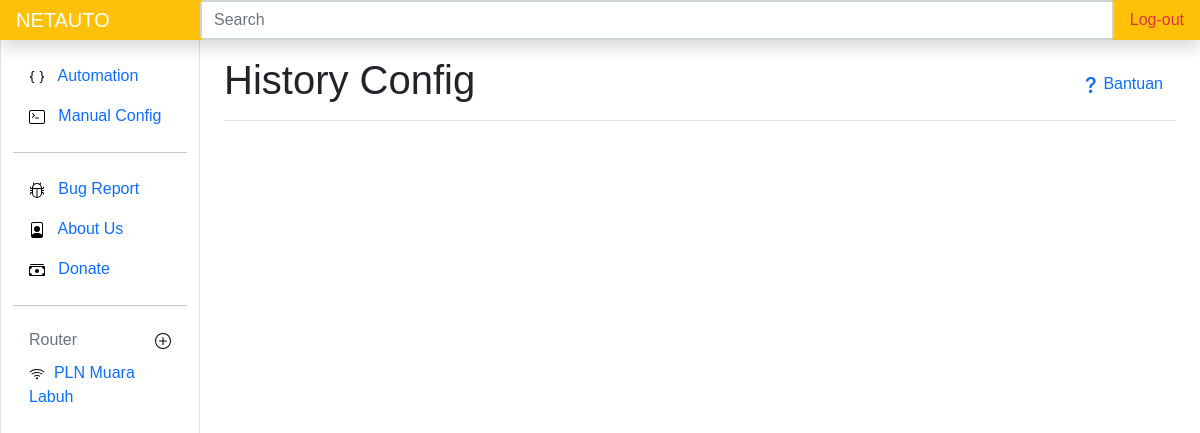
The page /configlog on the database as committed earlier.
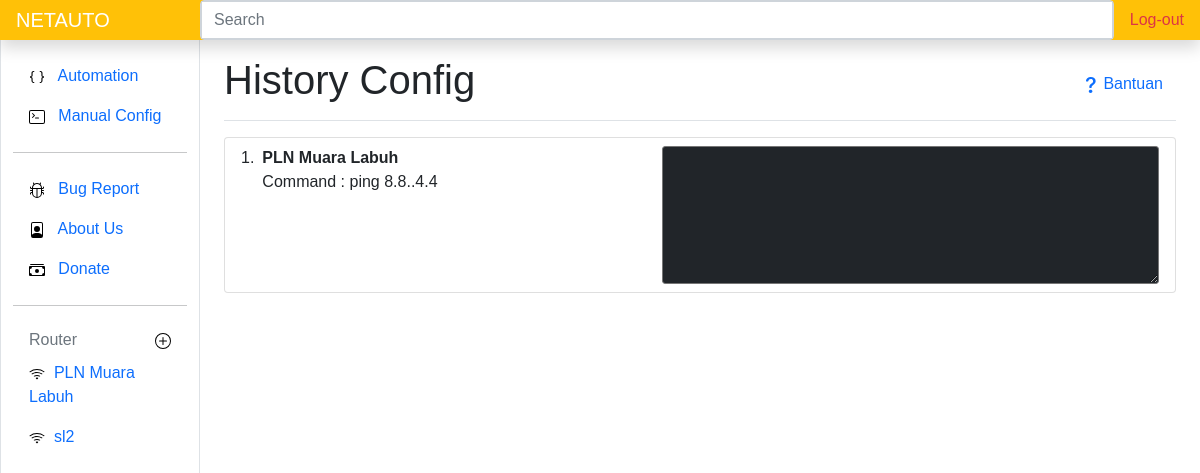
The same page on the database as committed later.
### routerapp/models.py (models this page shows)
class Routerm(models.Model):
    nama = models.CharField(max_length=50)
    host = models.CharField(max_length=50)
    user = models.CharField(max_length=30)
    password = models.CharField(max_length=50, blank=True)
    kecepatan_download = models.IntegerField(blank=True)
    kecepatan_upload = models.IntegerField(blank=True)
    pub_date = models.DateField(auto_now=True)
    def __str__(self):
        return self.nama

class Manualcommand(models.Model):
    host = models.ForeignKey(Routerm, on_delete=models.CASCADE)
    command = models.CharField(max_length=255)
    output = models.TextField(blank=True)
    time = models.DateTimeField(auto_now_add=True)

### routerapp/views.py (the view)
# urls.py: path('configlog',views.configlog, name='configlogurl')
@csrf_exempt
def configlog(request):
    routerside = Routerm.objects.all()
    if request.method == 'POST':
        keyword=request.POST['keyword']
        data = Manualcommand.objects.filter(Q(command__contains=keyword)|Q(output__contains=keyword))
        context = {
            "log" : data,
            'routerside': routerside
        }
        return render(request,'configlog.html', context)
    else:
        data = Manualcommand.objects.all()
        context = {
            "log" : data,
            'routerside': routerside
        }
        return render(request,'configlog.html', context)

### routerapp/templates/configlog.html (shortened to what this page needs)
{% extends 'base.html' %}
{% load static %}
{% block judul %} History Config {% endblock judul %}
{% block content %}
<ol class="list-group list-group-numbered">
  {% for log in log %}
  <li class="list-group-item d-flex justify-content-between align-items-start">
    <div class="ms-2 me-auto">
      <div class="fw-bold">{{log.host}}</div>
      Command : {{log.command}}
    </div>
    <textarea class="rounded-1 bg-dark p-2 text-white-50" name="" id="" cols="50" rows="5">{{log.output}}</textarea>
  </li>
  {% endfor %}
</ol>
{% endblock content %} {% block routerside %}
{% for router in routerside|slice:":1"%}
   {% include 'routerside.html' %}
 {% endfor %} {% endblock routerside %}

### templates/base.html (shortened to what this page needs)
{% load static %}
<!DOCTYPE html>
<html lang="en">
{% url 'manual' as manual_url %}
{% url 'show' as show_url %}
<head>
  <link rel="stylesheet" href="{% static 'css/bootstrap.css' %}">
  <link rel="stylesheet" href="//code.jquery.com/ui/1.12.1/themes/base/jquery-ui.css">
  <link rel="stylesheet" href="{% static 'css/stayle.css' %}" />
</head>
<body>
  <header class="navbar navbar-dark sticky-top bg-warning flex-md-nowrap p-0 shadow">
    <a class="navbar-brand col-md-3 col-lg-2 me-0 px-3 ml-5" href="{% url 'show' %}">NETAUTO</a>
    <form class="form-control p-0" method="POST" action="{% url 'configlogurl' %}">
      <input id="searhid" name="keyword" class="form-control form-control-dark w-100 rounded-0" type="text" placeholder="Search"
        aria-label="Search" />
    </form>
    <ul class="navbar-nav px-3">
      <li class="nav-item text-nowrap ">
        <a class="nav-link text-danger" href="{% url 'logout' %}">Log-out</a>
      </li>
    </ul>
  </header>
  <div class="container-fluid">
    <div class="row">
      <nav id="sidebarMenu" class="col-md-3 col-lg-2 d-md-block border-top-0 bg-white sidebar border border-1 collapse position-fixed h-100 "
        >
        <div class=" pt-3 ">
          <ul class="nav flex-column">
            <li class="nav-item">
              <a class="nav-link {% if request.path == show_url %} bg-info text-white {% endif %} " aria-current="page" href="{% url 'show' %}">
                <img src="{% static 'icons/braces.svg' %}" alt="">
                &nbsp;
                Automation
              </a>
            </li>
            <li class="nav-item">
              <a class="nav-link {% if request.path == manual_url %} bg-info text-white {% endif %} " href="{% url 'manual' %}">
                <img src="{% static 'icons/terminal.svg' %}" alt="">
                &nbsp;
                Manual Config
              </a>
            </li>
            <hr>
            <li class="nav-item">
              <a class="nav-link" target="_blank" href="https://github.com/cecep31/netauto/issues">
                <img src="{% static 'icons/bug.svg' %}" alt="">
                &nbsp;
                Bug Report
              </a>
            </li>
            <li class="nav-item">
              <a class="nav-link" href="https://github.com/cecep31/netauto">
                <img src="{% static 'icons/file-person.svg' %}" alt="">&nbsp;&nbsp;
                About Us
              </a>
            </li>
            <li class="nav-item">
              <a class="nav-link" href="">
                <img src="{% static 'icons/cash.svg' %}" alt="">
                &nbsp;
                Donate
              </a>
            </li>
          </ul>
          <hr>
          <h6 class="sidebar-heading d-flex justify-content-between align-items-center px-3 mt-4 mb-1 text-muted">
            <span> Router</span>
            <a class="link-secondary" href="{% url 'addrouter' %}" aria-label="Add a new report">
              <img src="{% static 'icons/plus-circle.svg' %}" alt="">
            </a>
          </h6>
          <ul class="nav flex-column mb-2">
            {% block routerside %}
            {% endblock routerside %}
          </ul>
        </div>
      </nav>
      <main class="col-md-9 ms-sm-auto col-lg-10 px-md-4">
        <div
          class="d-flex justify-content-between flex-wrap flex-md-nowrap align-items-center pt-3 pb-2 mb-3 border-bottom">
          <h1 class="">{% block judul %}
            {% endblock judul %}</h1>
          <button type="button" class="btn text-primary" data-bs-toggle="modal" data-bs-target="#exampleModal">
            Bantuan
          </button>
        </div>
        <div id="main" style="display: none;">
          {% block content %}
          {% endblock content %}
        </div>
      </main>
    </div>
  </div>
</body>
</html>

### templates/routerside.html (shortened to what this page needs)
<div class="pb-lg-5 overflow-auto">
    {% load static %}
    {% for routerside in routerside %}
    <li class="nav-item">
        <a class="nav-link {% if routerside.id == idk %}shadow text-white bg-info{% endif %}" href="{% url 'router' routerside.id %}">
            <img src="{% static 'icons/wifi.svg' %}" alt="">&nbsp;
            {{routerside.nama}}
        </a>
    </li>
    {% endfor %}
</div>

### templates/base.html (style rules this page uses)
body { font-family:Arial, Helvetica, sans-serif; }

Rows that differ between the two databases and show on the page:
added Routerm: nama "sl2"
added Manualcommand: host "PLN Muara Labuh", command "ping 8.8..4.4"
